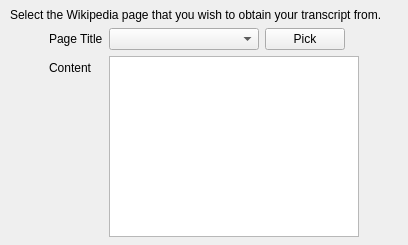
<?xml version="1.0" encoding="UTF-8"?>
<ui version="4.0">
 <class>WikiSourcePage</class>
 <widget class="QWizardPage" name="WikiSourcePage">
  <property name="geometry">
   <rect>
    <x>0</x>
    <y>0</y>
    <width>408</width>
    <height>245</height>
   </rect>
  </property>
  <property name="windowTitle">
   <string>WizardPage</string>
  </property>
  <widget class="QWidget" name="gridLayoutWidget">
   <property name="geometry">
    <rect>
     <x>10</x>
     <y>8</y>
     <width>388</width>
     <height>229</height>
    </rect>
   </property>
   <layout class="QGridLayout" name="gridLayout">
    <item row="0" column="0" colspan="3">
     <widget class="QLabel" name="label">
      <property name="text">
       <string>Select the Wikipedia page that you wish to obtain your transcript from.</string>
      </property>
      <property name="wordWrap">
       <bool>true</bool>
      </property>
     </widget>
    </item>
    <item row="1" column="0">
     <spacer name="horizontalSpacer">
      <property name="orientation">
       <enum>Qt::Horizontal</enum>
      </property>
      <property name="sizeHint" stdset="0">
       <size>
        <width>40</width>
        <height>20</height>
       </size>
      </property>
     </spacer>
    </item>
    <item row="1" column="2">
     <spacer name="horizontalSpacer_2">
      <property name="orientation">
       <enum>Qt::Horizontal</enum>
      </property>
      <property name="sizeHint" stdset="0">
       <size>
        <width>40</width>
        <height>20</height>
       </size>
      </property>
     </spacer>
    </item>
    <item row="1" column="1">
     <layout class="QFormLayout" name="formLayout">
      <property name="fieldGrowthPolicy">
       <enum>QFormLayout::ExpandingFieldsGrow</enum>
      </property>
      <item row="0" column="0">
       <widget class="QLabel" name="label_3">
        <property name="text">
         <string>Page Title</string>
        </property>
       </widget>
      </item>
      <item row="0" column="1">
       <layout class="QHBoxLayout" name="horizontalLayout_2">
        <item>
         <widget class="QComboBox" name="comboBoxPageTitle">
          <property name="minimumSize">
           <size>
            <width>150</width>
            <height>0</height>
           </size>
          </property>
         </widget>
        </item>
        <item>
         <widget class="QPushButton" name="btnSelectPage">
          <property name="text">
           <string>Pick</string>
          </property>
         </widget>
        </item>
       </layout>
      </item>
      <item row="1" column="0">
       <widget class="QLabel" name="label_4">
        <property name="text">
         <string>Content</string>
        </property>
       </widget>
      </item>
      <item row="1" column="1">
       <widget class="QPlainTextEdit" name="textEditContent"/>
      </item>
     </layout>
    </item>
   </layout>
  </widget>
 </widget>
 <resources/>
 <connections/>
</ui>
